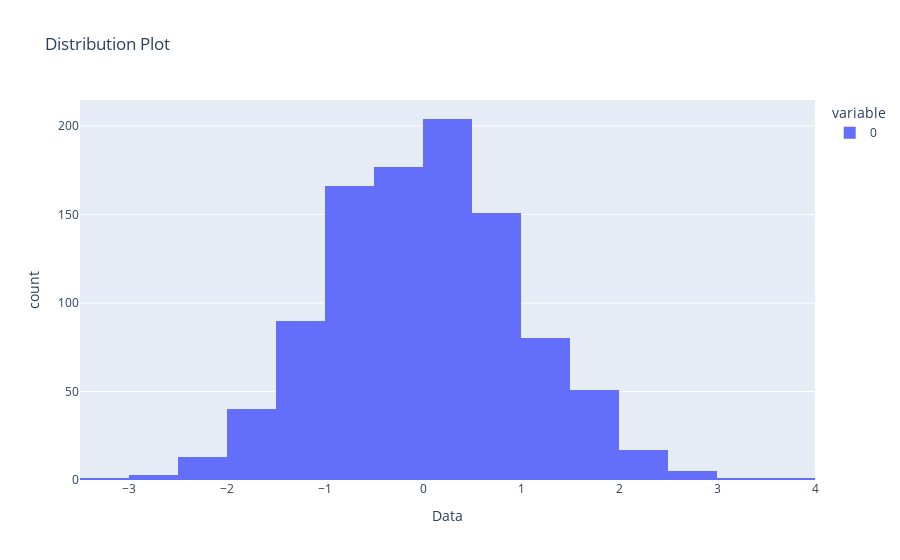

Notebook source saved alongside this figure:
### Code cell
import plotly.express as px
import numpy as np

# Generating some random data for demonstration purposes
np.random.seed(42)
data = np.random.normal(loc=0, scale=1, size=1000)

# Creating a distplot using Plotly Express
fig = px.histogram(data, nbins=30, title='Distribution Plot', labels={'value': 'Data'})

# Show the plot
fig.show()

### Figure 1 — Plotly figure (JSON) as saved in the notebook; plotly's stock layout.template omitted (floating-point values rounded to 4 significant figures; data arrays with more than 128 entries replaced by an {"elided": "..."} marker saying what was removed)
{"data": [{"alignmentgroup": "True", "bingroup": "x", "hovertemplate": "variable=0<br>Data=%{x}<br>count=%{y}<extra></extra>", "legendgroup": "0", "marker": {"color": "#636efa", "pattern": {"shape": ""}}, "name": "0", "nbinsx": 30, "offsetgroup": "0", "orientation": "v", "showlegend": true, "type": "histogram", "x": {"elided": "1000 float values"}, "xaxis": "x", "yaxis": "y"}], "layout": {"autosize": true, "barmode": "relative", "legend": {"title": {"text": "variable"}, "tracegroupgap": 0}, "title": {"text": "Distribution Plot"}, "xaxis": {"anchor": "y", "autorange": true, "domain": [0, 1], "range": [-3.5, 4], "title": {"text": "Data"}, "type": "linear"}, "yaxis": {"anchor": "x", "autorange": true, "domain": [0, 1], "range": [0, 214.7], "title": {"text": "count"}}}}
